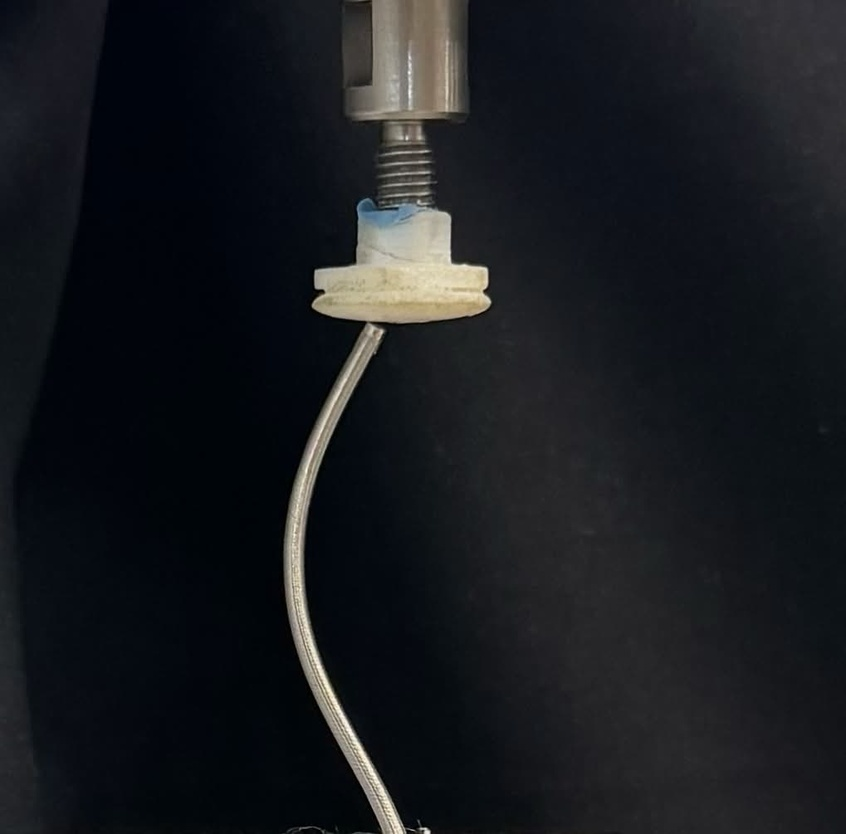
#> input picture test.jpg, 846 x 834 px, shrunk from 1019 x 1005 before the run
$ jupyter execute cv.ipynb
#> lines starting #> are read from the running program, lines starting #| are printed output that depends on the picture; after the words box and inside, x2 and y2 are one past the last pixel; in counts of white or black regions, pixels touching at a corner belong together
[cell 1]
import cv2
import numpy as np
import matplotlib.pyplot as plt
from scipy.interpolate import splprep, splev
from skimage.morphology import skeletonize

image_list = ['test.jpg','test2.jpg']
for image in image_list:
    # Load image
    img = cv2.imread(image)  # <-- change to your filename
#> img is the input picture: shape (834, 846, 3); mean B, G, R 30.5, 26.6, 24.2

    # Convert to grayscale
    gray = cv2.cvtColor(img, cv2.COLOR_BGR2GRAY)

    # Threshold to isolate light path on dark background
    _, thresh = cv2.threshold(gray, 90, 255, cv2.THRESH_BINARY)
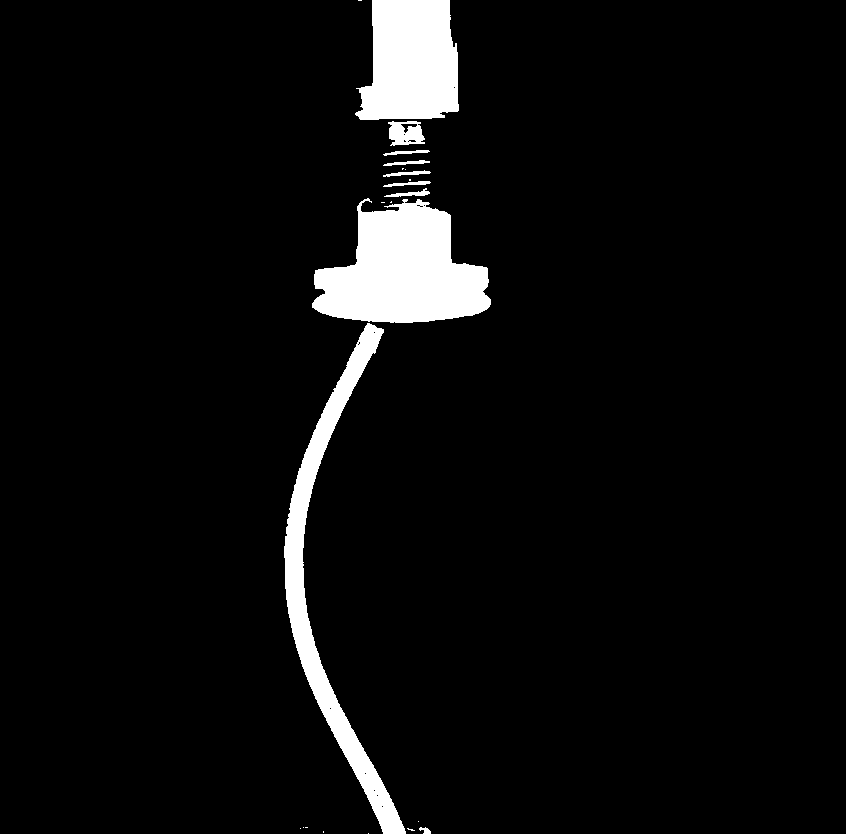
#> thresh: shape (834, 846); 5.2% white; 23 white regions (13 under 20 px)

    # Find contours
    contours, _ = cv2.findContours(thresh, cv2.RETR_EXTERNAL, cv2.CHAIN_APPROX_SIMPLE)
#> contours = 23 contours, 13 with area under 20; largest, box (x1, y1, x2, y2) and area: (312, 198, 491, 323) 14336, (355, 0, 459, 120) 9925, (284, 323, 406, 834) 9803, (388, 121, 425, 146) 677, (384, 188, 430, 197) 112

    # Pick the largest contour (the path)
    contour = max(contours, key=lambda c: cv2.arcLength(c, False))
#> contour = contour of 649 points, box (x1, y1, x2, y2) (284, 323, 406, 834), area 9803

    # Draw result on original image
    output = img.copy()
    cv2.drawContours(output, [contour], -1, (0, 255, 0), 2)
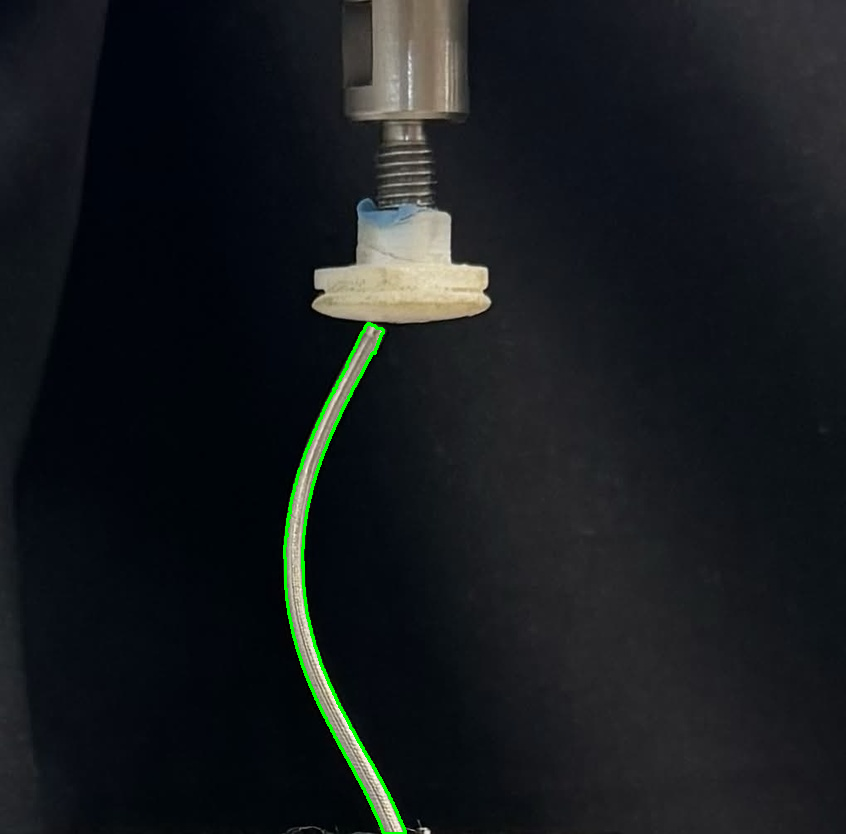
#> output: shape (834, 846, 3); 0.55% of pixels changed, all inside (x1, y1, x2, y2) = (283, 322, 407, 834)

    # Draw filled contour on empty image
    img = np.zeros((np.shape(output)[0], np.shape(output)[1], 3), dtype=np.uint8)
    cv2.drawContours(img, [contour], -1, (255,255,255), -1)
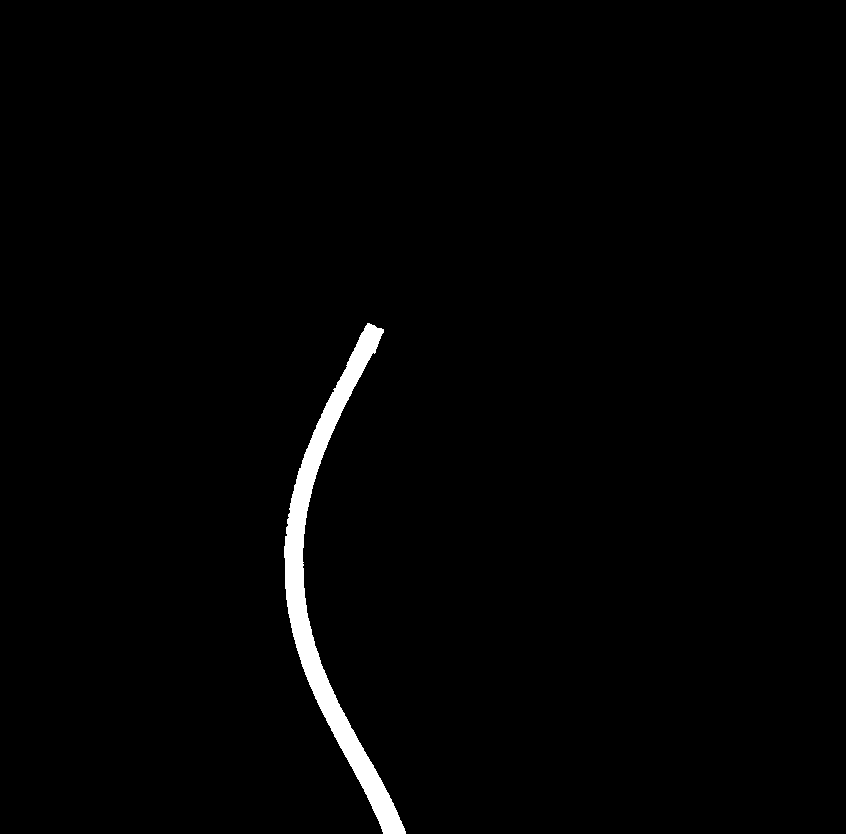
#> img: shape (834, 846, 3); 1.5% white; 1 white region, box (x1, y1, x2, y2) and area: (284, 323, 406, 834) 10333

    # Skeletonize the filled contour
    skeleton = skeletonize(img[:,:,0] > 0)
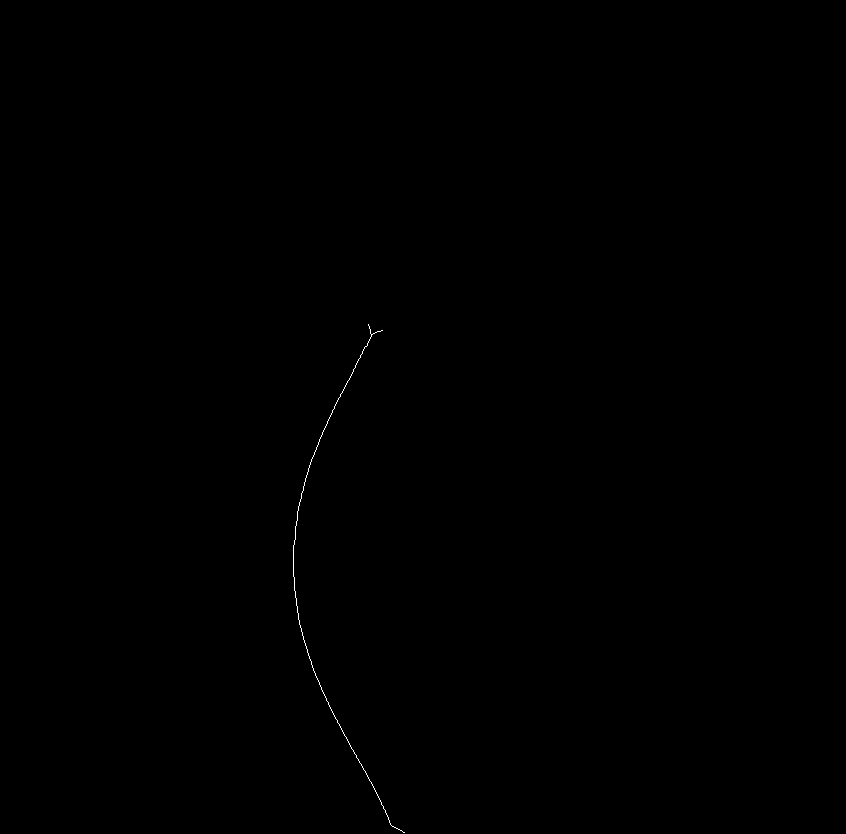
#> skeleton: shape (834, 846) bool; 0.07% white in thin lines or dots, all inside (x1, y1, x2, y2) = (293, 324, 405, 833)
    ys, xs = np.where(skeleton)
#> ys = 527 values from 324 to 832; xs = 527 values, max 404 at index 526, min 293 at index 233, mean 330.2
    order = np.argsort(ys)
#> order = 527 values, max 526 at index 526, min 0 at index 0, mean 263
    xs, ys = xs[order], ys[order]

    # Fit a spline to skeleton points
    tck, u = splprep([xs, ys], s=1e4)
#> tck = [[0, 0, 0, 0, 0.523, 1, 1, 1, 1], [[391.4, 347.3, 244, 347.1, 405.8], [312.8, 355.5, 570.2, 762.7, 832.1]], 3]; u = 527 values from 0 to 1

    # Evaluate spline at 200 points
    u_fine = np.linspace(0, 1, 200)
    x_fit, y_fit = splev(u_fine, tck)
#> x_fit = 200 values, max 405.8 at index 199, min 295.6 at index 102, mean 334.5; y_fit = 200 values from 312.8 to 832.1

    # Plot image
    output_rgb = cv2.cvtColor(output, cv2.COLOR_BGR2RGB)  # Convert to RGB
    plt.figure(figsize=(10, 10))
    plt.imshow(output_rgb)
    plt.plot(x_fit, y_fit, 'r-', linewidth=2)
    plt.axis('off')
    plt.show()
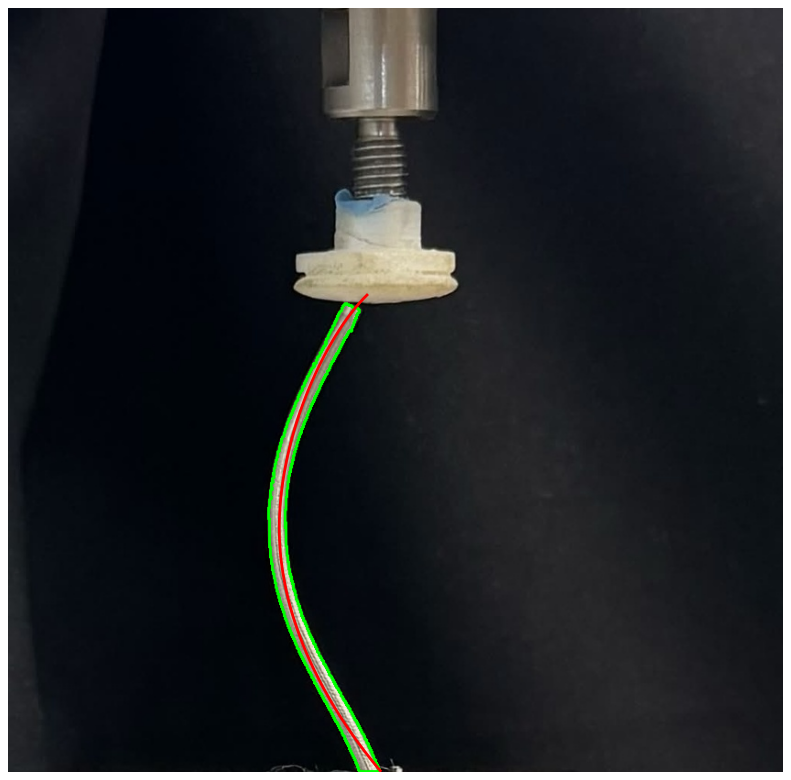
#> figure drawn by matplotlib, 1 panel
#> pass 2 of the loop `for image in image_list:`:
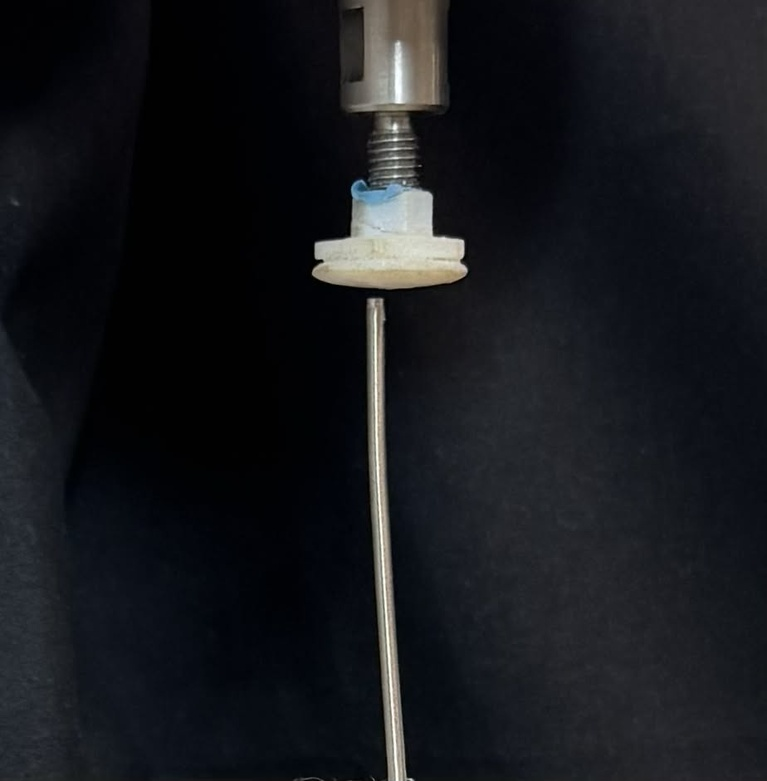
#> input picture test2.jpg, 767 x 781 px, shrunk from 924 x 941 before the run
#> img is the input picture: shape (781, 767, 3); mean B, G, R 28.2, 24.2, 22.4
#> gray: shape (781, 767)
#> `_, thresh = cv2.threshold(gray, 90, 255, cv2.THRESH_BINARY)`:
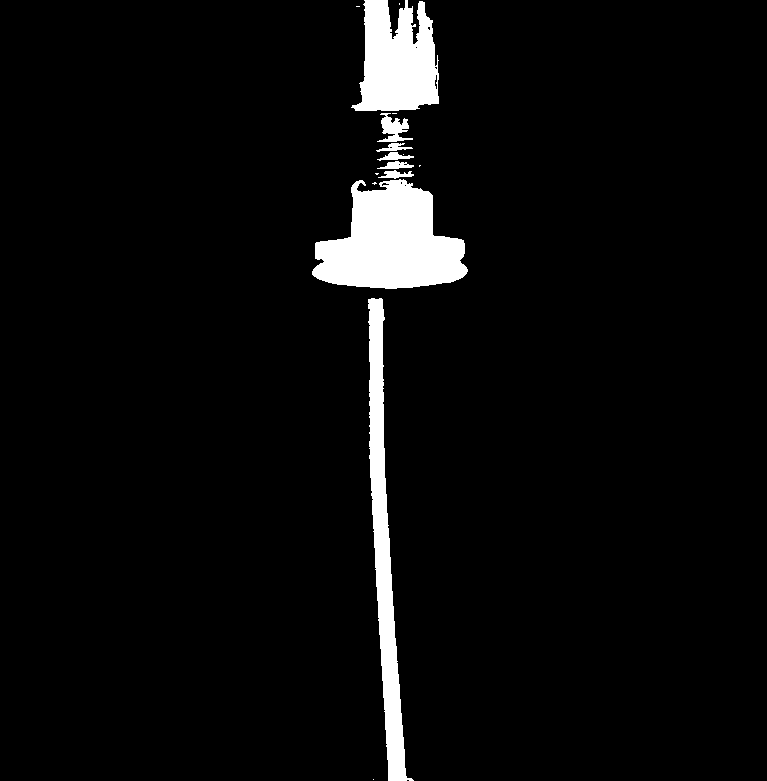
#> thresh: shape (781, 767); 4.5% white; 16 white regions (8 under 20 px)
#> contours = 16 contours, 8 with area under 20; largest, box (x1, y1, x2, y2) and area: (312, 179, 468, 289) 10965, (368, 298, 414, 781) 7010, (351, 0, 439, 111) 6854, (377, 113, 413, 142) 417, (377, 161, 414, 169) 134, (378, 170, 414, 179) 124, (377, 152, 414, 161) 119, (376, 143, 413, 152) 108
#> contour = contour of 208 points, box (x1, y1, x2, y2) (368, 298, 414, 781), area 7010
#> output: shape (781, 767, 3)
#> img: shape (781, 767, 3); 1.3% white; 1 white region, box (x1, y1, x2, y2) and area: (368, 298, 414, 781) 7514
#> skeleton: shape (781, 767) bool; 0.08% white in thin lines or dots, all inside (x1, y1, x2, y2) = (370, 300, 414, 781)
#> ys = 495 values from 300 to 780; xs = 495 values, max 413 at index 494, min 370 at index 0, mean 383.2
#> order = 495 values, max 494 at index 494, min 0 at index 0, mean 247
#> tck = [[0, 0, 0, 0, 1, 1, 1, 1], [[374.5, 376.3, 380.1, 402.2], [291.9, 453, 634.4, 788.8]], 3]; u = 495 values from 0 to 1
#> x_fit = 200 values from 374.5 to 402.2; y_fit = 200 values from 291.9 to 788.8
#> output_rgb: shape (781, 767, 3)
#> `plt.show()`:
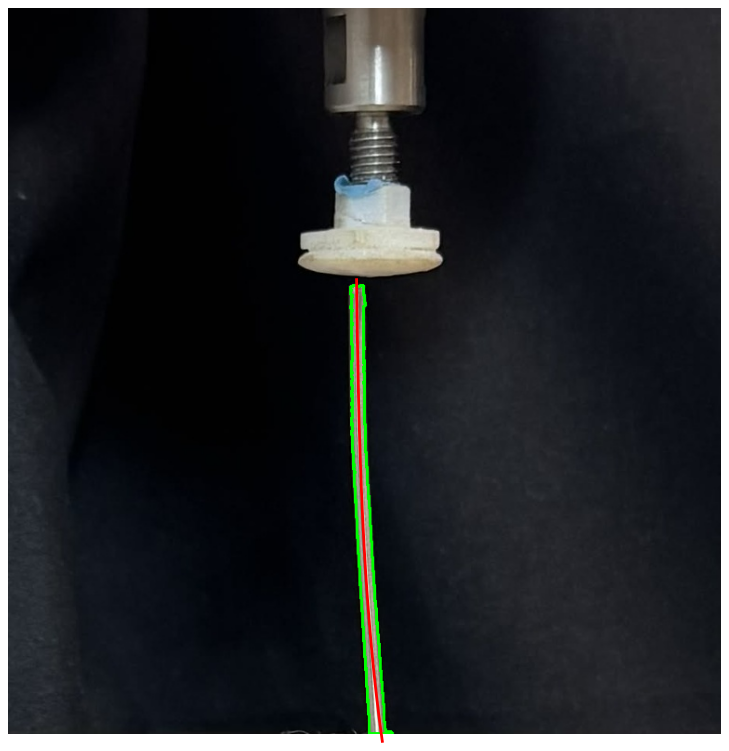
#> figure drawn by matplotlib, 1 panel
